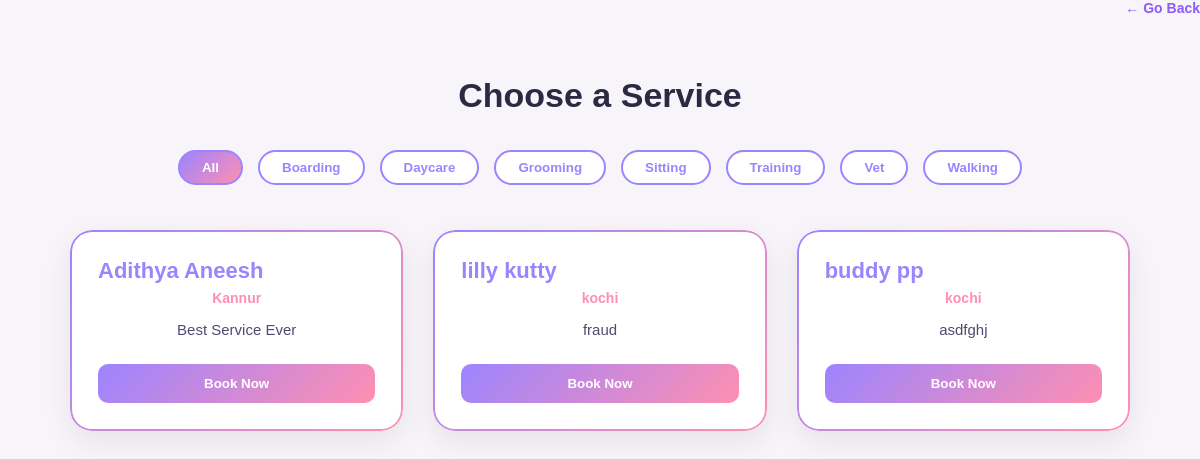
The page /bookservice/ on the database as committed earlier.
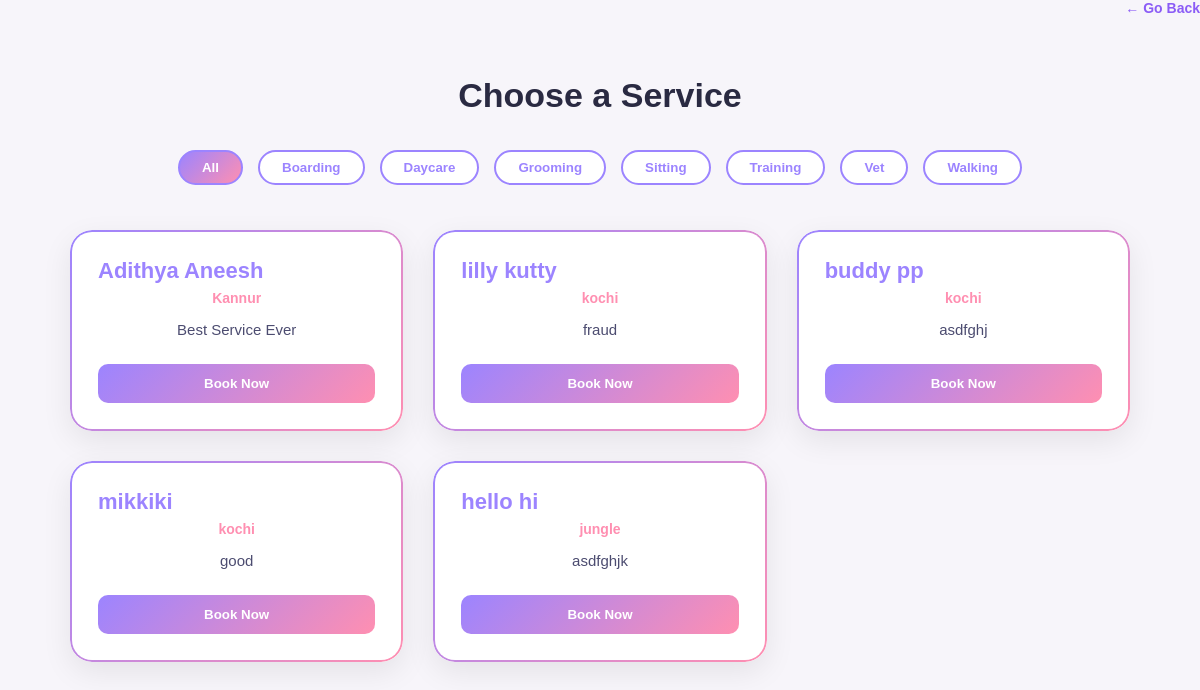
The same page on the database as committed later.
### PetCare/models.py (models this page shows, shortened)
class ServiceProvider(models.Model):
    PROVIDER_TYPE = (
        ('individual', 'Individual'),
        ('organization', 'Organization / Company'),
    )
    ID_TYPE = (
        ('aadhaar', 'Aadhaar'),
        ('pan', 'PAN'),
        ('passport', 'Passport'),
    )
    user = models.OneToOneField(Profile, on_delete=models.CASCADE)
    full_name = models.CharField(max_length=100,null=True,blank=True)
    phone_number = models.CharField(max_length=15,null=True,blank=True)
    provider_type = models.CharField(max_length=20, choices=PROVIDER_TYPE,null=True,blank=True)
    bio = models.TextField(null=True,blank=True)
    city = models.CharField(max_length=50,null=True,blank=True)
    address = models.TextField(null=True,blank=True)
    pincode = models.CharField(max_length=10,null=True,blank=True)
    latitude = models.CharField(max_length=50,null=True,blank=True)
    longitude = models.CharField(max_length=50,null=True,blank=True)
    travel_distance = models.PositiveIntegerField(null=True,blank=True)
    services = models.JSONField(null=True,blank=True)  # store selected services
    id_type = models.CharField(max_length=20, choices=ID_TYPE,null=True,blank=True)
    id_number = models.CharField(max_length=50,unique=True,null=True,blank=True,help_text="Government ID number")
    id_proof = models.FileField(upload_to='providers/id/',null=True,blank=True)
    grooming_certificate = models.FileField(upload_to='providers/certificates/',null=True,blank=True)
    vet_license = models.FileField(upload_to='providers/certificates/',null=True,blank=True)
    training_certificate = models.FileField(upload_to='providers/certificates/',null=True,blank=True)
    organization_registration = models.FileField(upload_to='providers/certificates/',null=True,blank=True)
    is_verified = models.BooleanField(default=False)

### PetCare/views.py (the view)
# urls.py: path('bookservice/',views.bookservice,name='bookservice'),
def bookservice(request):
    providers = ServiceProvider.objects.filter(
        is_verified=True,
        user__role="service_providers"
    )
    service_keys = set()
    for provider in providers:
        if provider.services:
            if isinstance(provider.services, dict):
                service_keys.update(provider.services.keys())
            elif isinstance(provider.services, list):
                service_keys.update(provider.services)
    services = [
        {"key": key, "label": key.replace("_", " ").title()}
        for key in sorted(service_keys)
    ]
    return render(request, "customer/bookservice.html", {
        "services": services,
        "providers": providers
    })

### PetCare/templates/customer/bookservice.html (shortened to what this page needs)
{% load static %}
<!DOCTYPE html>
<html lang="en">
<head>
    <link rel="stylesheet" href="{% static 'css/customer/bookservice.css' %}">
</head>
<body>
<button type="button" class="back-btn" onclick="window.history.back()">
    ← Go Back
</button>
<div class="container">
    <h1>Choose a Service</h1>
    <section class="services">
    <button class="service active" data-service="all">All</button>
    {% for service in services %}
        <button class="service" data-service="{{ service.key }}">
            {{ service.label }}
        </button>
    {% endfor %}
</section>
    <section class="providers-container">
        {% for provider in providers %}
        <div class="provider-card"
             data-services="{{ provider.services|join:',' }}">
            <h3>{{ provider.full_name }}</h3>
            <p class="city">{{ provider.city }}</p>
            <p class="bio">
                {{ provider.bio|default:"No bio available" }}
            </p>
            <a href="{% url 'booknow' provider.id %}?service={{ service }}">
                <button class="book-btn">Book Now</button>
            </a>
        </div>
        {% empty %}
            <p>No providers available</p>
        {% endfor %}
    </section>
</div>
</body>
</html>

Rows that differ between the two databases and show on the page:
added ServiceProvider: full_name "mikkiki", city "kochi", bio "good"
added ServiceProvider: full_name "hello hi", city "jungle", bio "asdfghjk"
